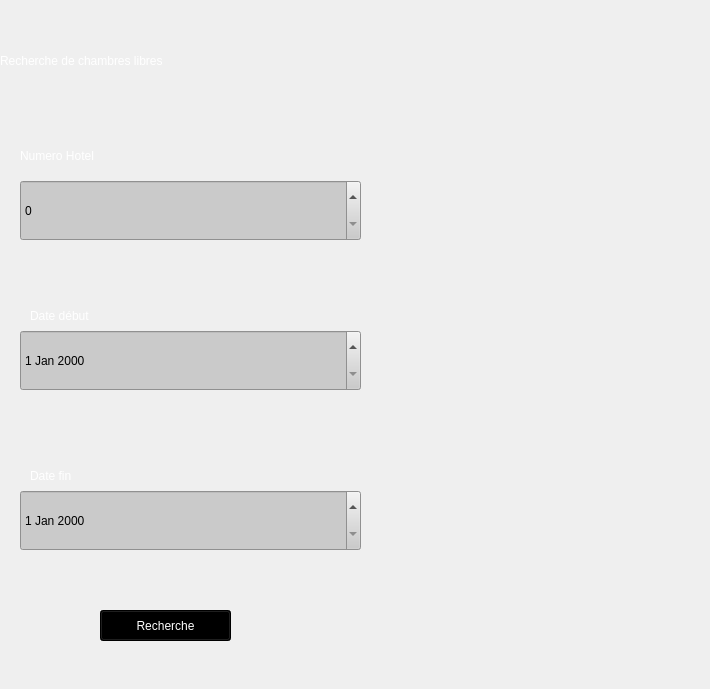
              <widget class="QWidget" name="scrollAreaWidgetContents_6">
               <property name="geometry">
                <rect>
                 <x>0</x>
                 <y>0</y>
                 <width>710</width>
                 <height>689</height>
                </rect>
               </property>
               <widget class="QLabel" name="label_30">
                <property name="geometry">
                 <rect>
                  <x>0</x>
                  <y>30</y>
                  <width>361</width>
                  <height>61</height>
                 </rect>
                </property>
                <property name="styleSheet">
                 <string notr="true">font: 600 15pt &quot;Yu Gothic UI Semibold&quot;;
color: rgb(255, 255, 255);</string>
                </property>
                <property name="text">
                 <string>Recherche de chambres libres</string>
                </property>
               </widget>
               <widget class="QLabel" name="label_31">
                <property name="geometry">
                 <rect>
                  <x>20</x>
                  <y>140</y>
                  <width>121</width>
                  <height>31</height>
                 </rect>
                </property>
                <property name="styleSheet">
                 <string notr="true">font: 600 italic 9pt &quot;Segoe UI&quot;;
color: rgb(255, 255, 255);</string>
                </property>
                <property name="text">
                 <string>Numero Hotel</string>
                </property>
               </widget>
               <widget class="QSpinBox" name="numHot">
                <property name="geometry">
                 <rect>
                  <x>20</x>
                  <y>180</y>
                  <width>341</width>
                  <height>61</height>
                 </rect>
                </property>
                <property name="styleSheet">
                 <string notr="true">background-color: rgb(202, 202, 202);
</string>
                </property>
               </widget>
               <widget class="QLabel" name="label_32">
                <property name="geometry">
                 <rect>
                  <x>30</x>
                  <y>300</y>
                  <width>121</width>
                  <height>31</height>
                 </rect>
                </property>
                <property name="styleSheet">
                 <string notr="true">font: 600 italic 9pt &quot;Segoe UI&quot;;
color: rgb(255, 255, 255);</string>
                </property>
                <property name="text">
                 <string>Date début</string>
                </property>
               </widget>
               <widget class="QDateEdit" name="data_debut">
                <property name="geometry">
                 <rect>
                  <x>20</x>
                  <y>330</y>
                  <width>341</width>
                  <height>61</height>
                 </rect>
                </property>
                <property name="styleSheet">
                 <string notr="true">background-color: rgb(202, 202, 202);
</string>
                </property>
               </widget>
               <widget class="QDateEdit" name="date_fin_2">
                <property name="geometry">
                 <rect>
                  <x>20</x>
                  <y>490</y>
                  <width>341</width>
                  <height>61</height>
                 </rect>
                </property>
                <property name="styleSheet">
                 <string notr="true">background-color: rgb(202, 202, 202);
</string>
                </property>
               </widget>
               <widget class="QLabel" name="label_33">
                <property name="geometry">
                 <rect>
                  <x>30</x>
                  <y>460</y>
                  <width>121</width>
                  <height>31</height>
                 </rect>
                </property>
                <property name="styleSheet">
                 <string notr="true">font: 600 italic 9pt &quot;Segoe UI&quot;;
color: rgb(255, 255, 255);</string>
                </property>
                <property name="text">
                 <string>Date fin</string>
                </property>
               </widget>
               <widget class="QPushButton" name="recherche">
                <property name="geometry">
                 <rect>
                  <x>100</x>
                  <y>610</y>
                  <width>131</width>
                  <height>31</height>
                 </rect>
                </property>
                <property name="styleSheet">
                 <string notr="true">background-color: rgb(0, 0, 0);
color: rgb(255, 255, 255);</string>
                </property>
                <property name="text">
                 <string>Recherche</string>
                </property>
               </widget>
              </widget>
